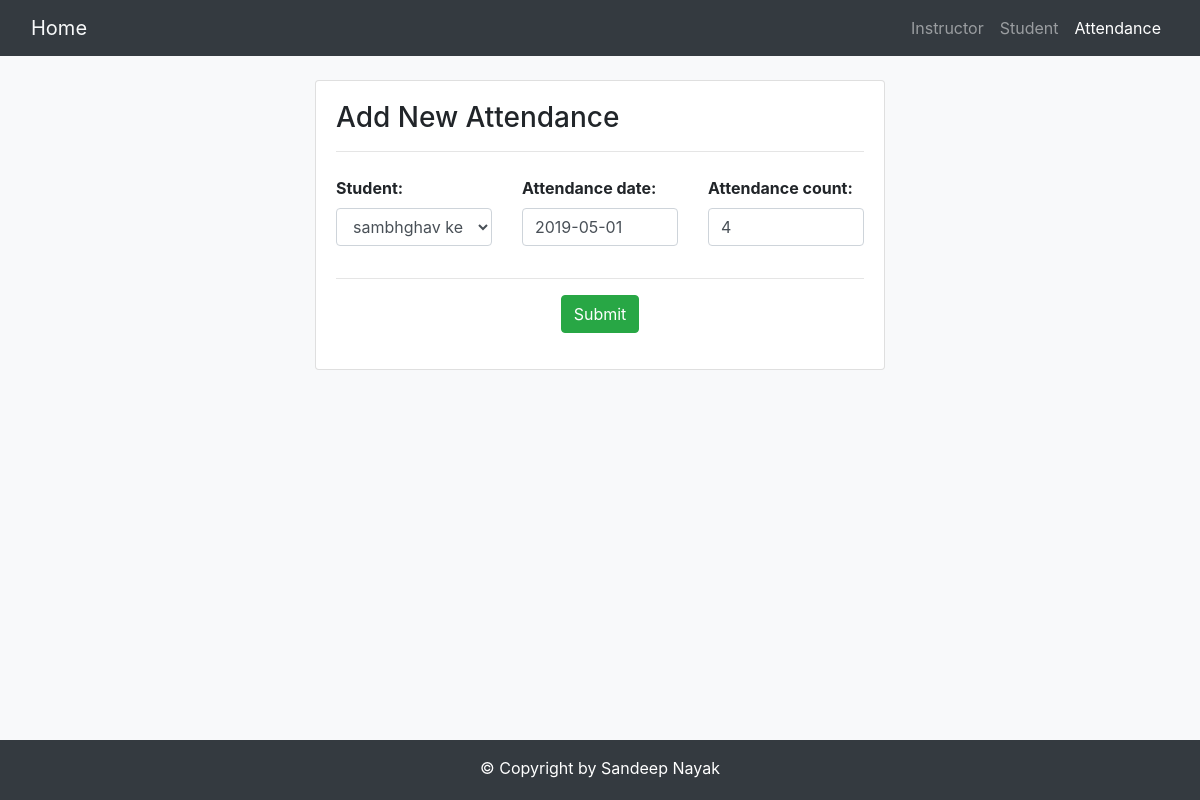
/attend/update/11, run on the app's committed database.
### student/models.py (models this page shows, shortened)
class Attendance(models.Model):
    attendance_date = models.DateField(max_length=20, default=timezone.now)
    attendance_count = models.IntegerField(default=1)
    student = models.ForeignKey(Student,null=True, blank=True, on_delete=models.CASCADE, related_name='attendances')

### student/views.py (the view)
# urls.py: path('attend/update/<pk>', views.AttendanceUpdate.as_view(), name='attend-update'),
class AttendanceUpdate(UpdateView):
    model = Attendance
    fields = ['student', 'attendance_date', 'attendance_count']

### student/models.py (called while the page is built)
    def __str__(self):
        return self.first_name +" " + self.last_name

### student/templates/student/attendance_form.html (shortened to what this page needs)
{% extends 'student/base.html' %}
{% load staticfiles%}
{% block activeattend %}active{% endblock %}
{% block body %}
<div class="container-fluid bg-light" style="margin-top:24px;margin-bottom: 12px">
    <div class="row justify-content-center">
        <div class="col-md-6 col-md-offset-2">
            <div class="card">
                <div class="card-body">
                    <h3>Add New Attendance</h3>
                    <hr>
                    <div class="form-group" style="margin-top:24px">
                        <form class="form-horizontal" role="form" action="" method="post" enctype="multipart/form-data">
                            {% include 'student/form_template.html' %}
                            <div class="form-group">
                                <div class="text-center">
                                    <button type="submit" class="btn btn-success">Submit</button>
                                </div>
                            </div>
                        </form>
                    </div>
                </div>
            </div>
        </div>
    </div>
</div>
{% endblock %}

### student/templates/student/form_template.html (shortened to what this page needs)
<div class="row">
    {% for field in form %}
        <div class="col-md-4">
            <div class="form-group">
                {{ field.label_tag }}
                {{ field }}
            </div>
        </div>
    {% endfor %}
</div>
<hr>

### student/templates/student/attendance_form.html (style rules this page uses)
label { font-weight: bold; }

### data on the page
Attendance: form "sambhghav kerni" "2019-05-01" "4"

### other printed values
{{ field.label_tag }} "Student:" "Attendance date:" "Attendance count:"
